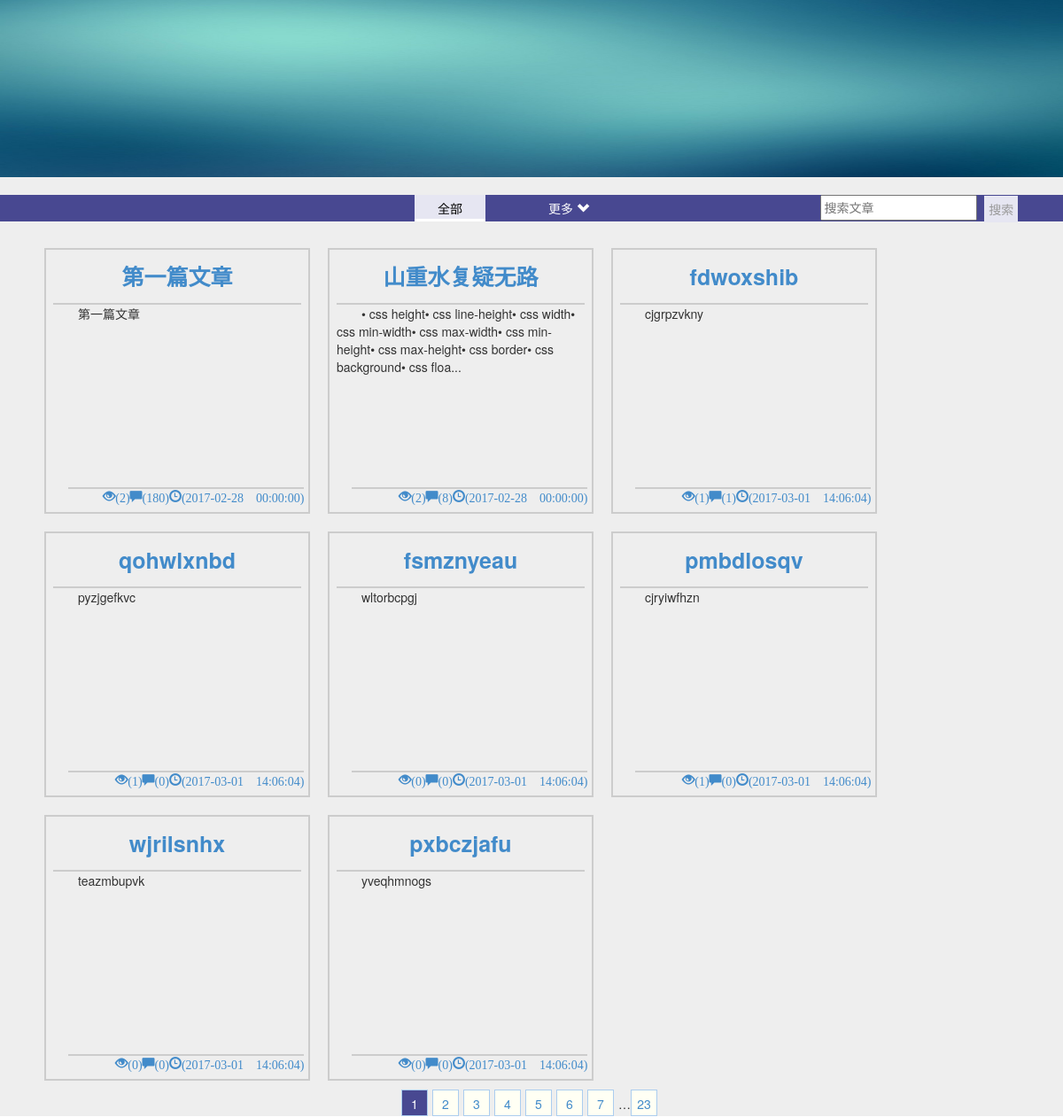
The app's page /frontend/index.php with its own data.
### tables this page shows
CREATE TABLE `article` (
  `id` int(4) NOT NULL AUTO_INCREMENT,
  `title` varchar(50) NOT NULL,
  `author` varchar(30) NOT NULL,
  `content` text NOT NULL,
  `create_time` datetime DEFAULT NULL,
  `last_change_time` datetime DEFAULT NULL,
  `art_type` varchar(30) NOT NULL,
  PRIMARY KEY (`id`),
  UNIQUE KEY `title` (`title`)
);

### frontend/index.php (the view, shortened to what this page needs)
<?php
require_once '../common/database/conn.php';
$currentPage = isset($_GET['page']) ? $_GET['page'] : 1;
$type = isset($_GET['type']) ? $_GET['type'] : 'all';
$everyPageShow = 8;
if($type == 'all'){
	$sql = 'select title, content, create_time from article limit '.($currentPage-1)*$everyPageShow.','.$everyPageShow;
	$stmt = $conn->prepare($sql);
	$stmt->execute();
	$res = $stmt->fetchAll(PDO::FETCH_ASSOC);
	$totalDataNum = (int)$conn->query('select count(*) from article')->fetch()[0];
}else{
	echo '请不要尝试非法操作';
	exit;
}
$totalPageNum = ceil($totalDataNum / $everyPageShow);
$cmtNum = [];
for($i=0; $i<count($res); $i++){
	$sql = 'select num from article,cmtnumview where article.title="'.$res[$i]['title'].'" and article.title=cmtnumview.title';
	$result = $conn->query($sql)->fetch()[0];
	if(empty($result)){
		array_push($cmtNum, '0');
	}else{
		array_push($cmtNum, $result);
	}
}
$artNum = count($res);
$attrArr =  ['prose' => '散文随笔', 'webtec' => 'WEB技术'];
$visitNum = [];
for($i=0; $i<count($res); $i++){
	$sql = 'select num from article, artvisitnum where article.title="'.$res[$i]['title'].'" and article.title=artvisitnum.title';
	$result = $conn->query($sql)->fetch()[0];
	if(empty($result)){
		array_push($visitNum, '0');
	}else{
		array_push($visitNum, $result);
	}
}
 ?>
<!DOCTYPE html>
<html lang="en">
<head>
	<link rel="stylesheet" href="">
	<link rel="stylesheet" href="../../bootstrap/css/bootstrap.css">
</head>
<body>
	<div class='frame'>
		<div class='nav'>
			<div class='nav_pic'><img src="../../images/nav.jpg" alt=""></div>
			<br>
			<div class='barframe'>
				<div class='nav_bar'>
					<div class='bar'>
						<div class='nav_bar_title'>
							<a href='/index/all/1.html'><span class='nav_bar_list <?php if($type=="all"){ echo 'myActive';} ?> '>全部</span></a>
						</div>
						<div class='nav_bar_title'>
							<a><span id='allsort' class='nav_bar_list <?php
							if($type=="prose" || $type=="webtec"){
								echo 'myActive';
							}
							?>'>
							<?php
								if($type=="all"){ echo "更多"; }else{ echo $attrArr[$type]; }
							?>
							<span class='glyphicon glyphicon-chevron-down'></span></span></a>
						</div>
						 <div class='mysearch'>
							<input type="text" id='search' placeholder="搜索文章">
							<span id='goSearch'>搜索</span>
						</div>
						</div>
				</div>
			</div>
		</div>
		<br>
		<div class='content'>
			<ul>
				<?php
					for($i=0; $i<$artNum; $i++){
						echo '<li>';
						echo '<div class="article_frame">';
						echo '<a href="/frontend/article_detail.php?type='.$type.'&title='.$res[$i]["title"].'"><span class="article_title">'.$res[$i]["title"].'</span></a>';
						echo "<div class='article_content'>";
							if(mb_strlen($res[$i]['content'], 'utf8') > 140){
								$str = mb_substr($res[$i]['content'], 0, 140, 'utf8');
								echo $str.'...';
							}else{
								echo $res[$i]['content'];
							}
						echo '</div>';
						echo "<div class='article_data'>";
						echo '<a title="浏览数"><span class="glyphicon glyphicon-eye-open glyphicon_add">('.$visitNum[$i].')</span></a>';
						echo '<a title='.$cmtNum[$i].'条评论><span class="glyphicon glyphicon-comment glyphicon_add">('.$cmtNum[$i].')</span></a>';
						echo '<a title="发表时间""><span class="glyphicon glyphicon-time glyphicon_add">('.$res[$i]['create_time'].')</span></a>';
						echo '</div>';
						echo '</div>';
						echo '</li>';
					}
				 ?>
			</ul>
			<div class='myPagination'>
			<?php
				if($type == 'all'){
					$pagination = 7;
					if($totalPageNum < $pagination){
						for($i=1; $i<=$totalPageNum; $i++){
							echo '<a href="/index/all/'.$i.'.html"><span>'.$i.'</span></a>';
						}
					}else{
						if($currentPage+2 <= $pagination){
							for($i=1; $i<=$pagination; $i++){
								if($i == $currentPage){
									echo '<a><span class="myActive">'.$i.'</span></a>';
								}else{
									echo '<a href="/index/all/'.$i.'.html"><span>'.$i.'</span></a>';
								}
							}
							echo '…';
							echo '<a href="/index/all/'.$totalPageNum.'.html"><span>'.$totalPageNum.'</span></a>';
						}
					}
				}
			 ?>
			</div>
		</div>
	</div>
</body>
</html>

### frontend/index.php (style rules this page uses)
body { background-repeat: repeat; }
.frame { width:100%; margin:0 auto; background-color: #EEE; }
.nav_bar { width:100%; height:30px; margin:0 auto; background-color:#484891; }
.nav_bar_title { display: inline-block; margin-right: 50px; }
.nav_pic > img { width:100%; height:200px; }
.content ul { width: 100%; margin: 0 auto; }
.bar { position: relative; width:100%; display: inline-block; text-align: center; }
.mysearch { display: inline; position: absolute; height:25px; line-height: 23px; vertical-align: middle; left:77.2%; color:black; }
.mysearch input { color:black; }
.mysearch span { padding: 5px; margin-left:4px; vertical-align: middle; background-color:#E6E6F2; color:#999; }
.content ul > li { list-style: none; display: inline-block; float:; width:300px; height:300px; margin:10px; }
.article_frame { width: 100%; height:100%; border:2px solid #ccc; }
.article_title { margin:0 auto; width:100%; height: 50px; font-size: 25px; text-align: center; line-height: 60px; display: inline-block; font-weight: bold; }
.article_content { text-indent: 2em; width: 280px; height:200px; border-top: 2px solid #ccc; margin:0 auto; margin-top:10px; margin-bottom: 8px; }
.article_data { position:relative; width:90%; height:30px; border-top: 2px solid #ccc; line-height: 10px; text-align: right; margin-top: 3px; left:25px; }
.myPagination { text-align: center; }
.myPagination span { color: ; display: inline-block; width:30px; height: 30px; line-height: 30px; margin-right: 5px; background-color: #FFFFF4; border: 1px solid #ABCDEF; }
.myPagination .myActive { background-color: #484891; color:white; }
.nav_bar_list { display: inline-block; height: 30px; line-height: 30px; color:white; width:80px; }
.glyphicon_add { cursor: default; }
.nav_bar .myActive { border-bottom: 3px solid white; color:black; background-color: #E6E6F2; }
.barframe { height:30px; }

### records on screen
article: title "第一篇文章", content "第一篇文章", i "2", i "180", create_time "2017-02-28 00:00:00"
article: title "山重水复疑无路", content "• css height• css line-height• css width• css min-width• css max-width• css min-height• css max-height• css border• css background• css floa", i "2", i "8", create_time "2017-02-28 00:00:00"
article: title "fdwoxshib", content "cjgrpzvkny", i "1", create_time "2017-03-01 14:06:04"
article: title "qohwlxnbd", content "pyzjgefkvc", i "1", i "0", create_time "2017-03-01 14:06:04"
article: title "fsmznyeau", content "wltorbcpgj", i "0", create_time "2017-03-01 14:06:04"
article: title "pmbdlosqv", content "cjryiwfhzn", i "1", i "0", create_time "2017-03-01 14:06:04"
article: title "wjrilsnhx", content "teazmbupvk", i "0", create_time "2017-03-01 14:06:04"
article: title "pxbczjafu", content "yveqhmnogs", i "0", create_time "2017-03-01 14:06:04"

### other values on screen
$totalPageNum "23"
